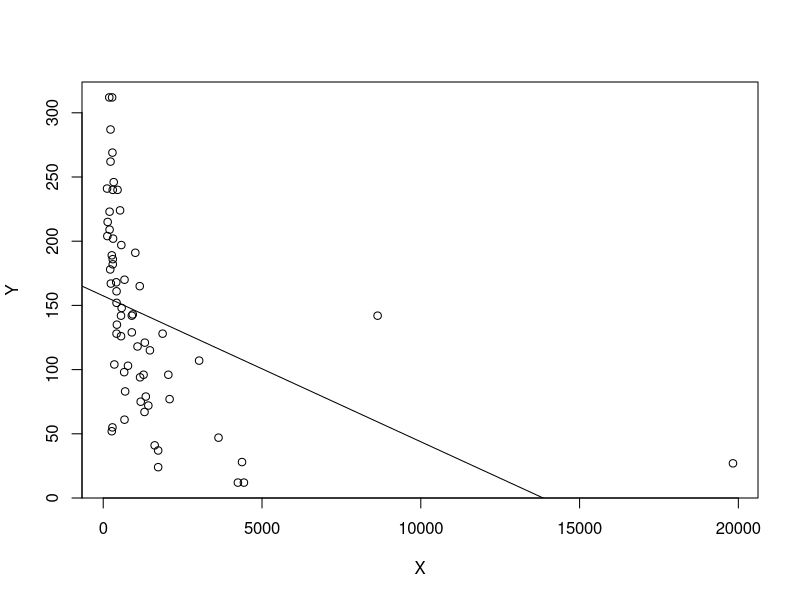

The R script that drew this image:
## ---- chunk 1
knitr::opts_chunk$set(echo = TRUE,warning = FALSE, message = FALSE)
## ---- chunk 2
library(dplyr)
## ---- chunk 3
tabla<-readxl::read_xlsx("Practica 4.xlsx")
#tabla
## ---- chunk 4
tabla2 <- select(tabla,PIBPC,MI)
tabla2<-rename(tabla2,X=PIBPC,Y=MI)
modelo1<-lm(Y~X,data=tabla2)
summary(modelo1)
b1<-157.424441
b2<--0.011364
#tabla2
## ---- chunk 5
confint(modelo1)
## ---- chunk 6
plot(Y~X,data=tabla2)
# modelo1<-lm(Y~X,data=tabla2)
abline(modelo1)
## ---- chunk 7
summary(modelo1)
R2<-0.1662
R2
## ---- chunk 8
tabla3 <- select(tabla,PIBPC,TAF,MI)
tabla3
## ---- chunk 9
modelo2<-lm(MI~PIBPC+TAF,data=tabla3)
summary(modelo2)$coefficients[,"Estimate"]
## ---- chunk 10
summary(modelo2)$coefficients[,"Std. Error"]
## ---- chunk 11
confint(modelo2)
## ---- chunk 12
summary(modelo2)$r.squared
summary(modelo2)$adj.r.squared
## ---- chunk 13
t<-qt(1-0.05 / 2,df=64-3)
t
summary(modelo2)$coefficients["PIBPC","t value"]
## ---- chunk 14
t
summary(modelo2)$coefficients["TAF","t value"]
## ---- chunk 15
f <- qf(1-0.05,df1=64-3,df2=3-1)
f
summary(modelo2)$fstatistic[1]
